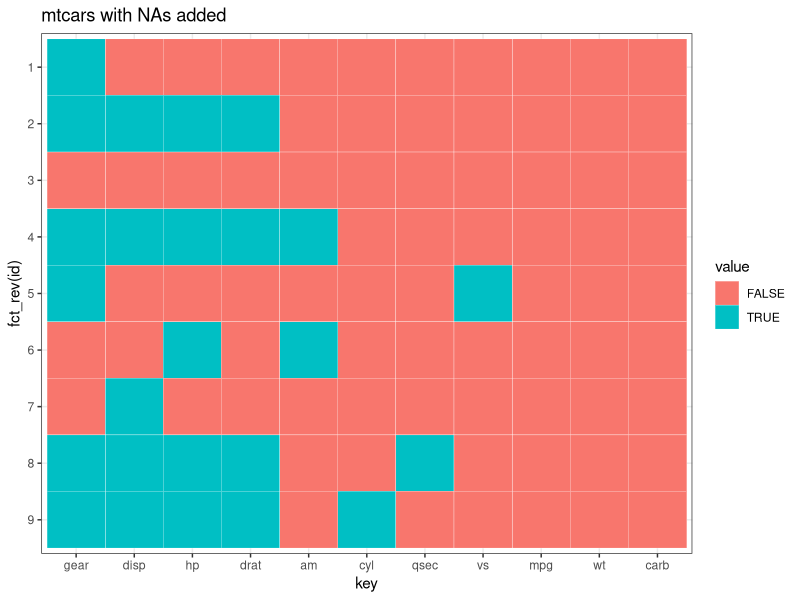

Source code (R): (Note: this script raises an error after producing the figure.)
## ---- chunk 1
# this prevents package loading message from appearing in the rendered version of your problem set
knitr::opts_chunk$set(warning = FALSE, message = FALSE,
                      echo = TRUE)
## ---- chunk 2
library(tidyverse)
library(patchwork)

# Add NAs to mtcars dataset
set.seed(5702)
mycars <- mtcars
mycars[1:25, "gear"] <- NA
mycars[10:20, 3:5] <- NA
for (i in 1:10) mycars[sample(32,1), sample(11,1)] <- NA

missing_patterns <- data.frame(is.na(mycars)) %>%
  group_by_all() %>%
  count(name = "count", sort = TRUE) %>%
  ungroup()

## ---- chunk 3
test2 <- colSums(is.na(mycars)) %>%
    sort(decreasing = TRUE)
test2 <- as.data.frame(test2)
test2 <- rownames_to_column(test2)
level2 <- test2$rowname

test <- missing_patterns[c(1,2,3,4,5,6,7,8,9,10,11)] %>% 
  rownames_to_column("id") %>%
  gather(key, value, -id)

test$key <- factor(test$key, levels = level2)

ggplot(test, aes(x = key, y = fct_rev(id), fill = value)) +
  geom_tile(color = "white") + 
  ggtitle("mtcars with NAs added") +
  theme(legend.position = "none") +
  theme_bw()
## ---- chunk 4
ggplot(missing_patterns, aes(x=missing_patterns.rowname, y=count)) +
  geom_col()
## ---- chunk 5
test2 <- colSums(is.na(mycars)) %>%
    sort(decreasing = TRUE)
test2 <- as.data.frame(test2)
test2 <- rownames_to_column(test2)
level2 <- test2$rowname

ggplot(test2, aes(x=fct_reorder(rowname, -test2), y=test2)) +
    geom_col()
## ---- chunk 6
missing_patterns <- data.frame(is.na(mycars)) %>%
  group_by_all() %>%
  count(name = "count", sort = TRUE) %>%
  ungroup()
